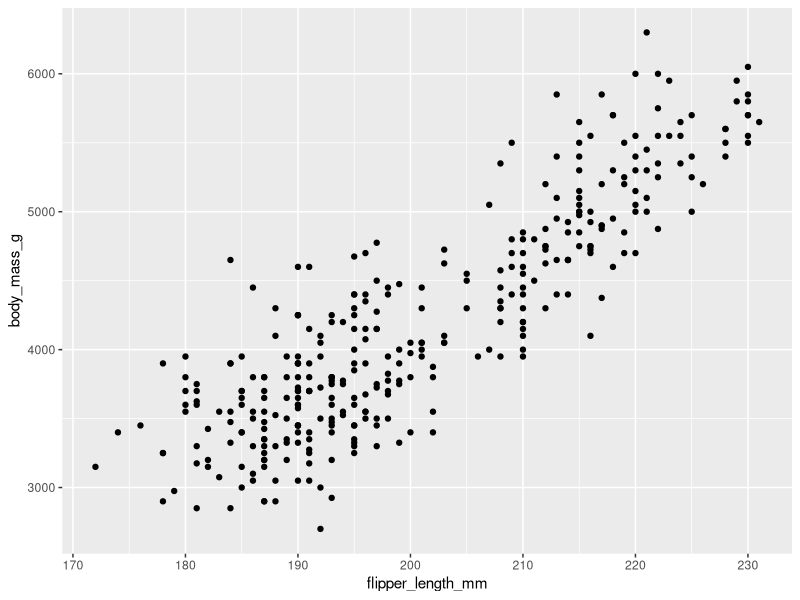
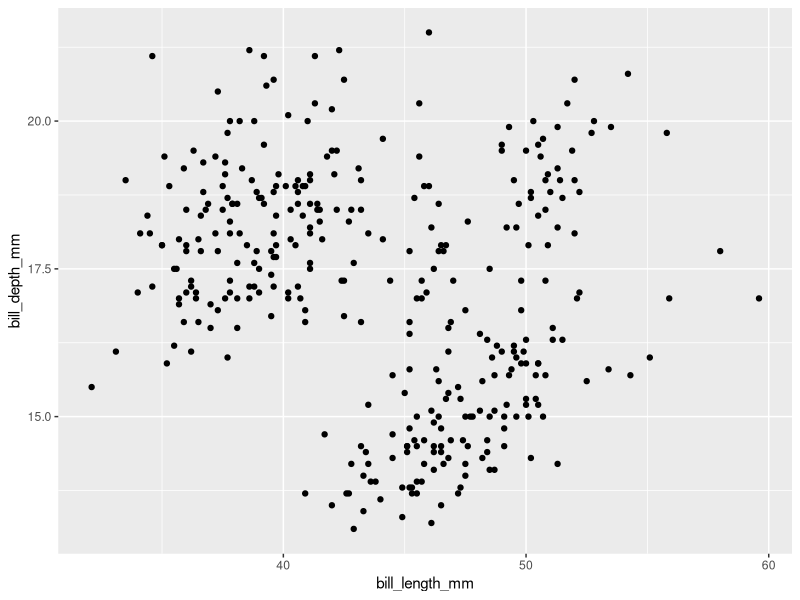
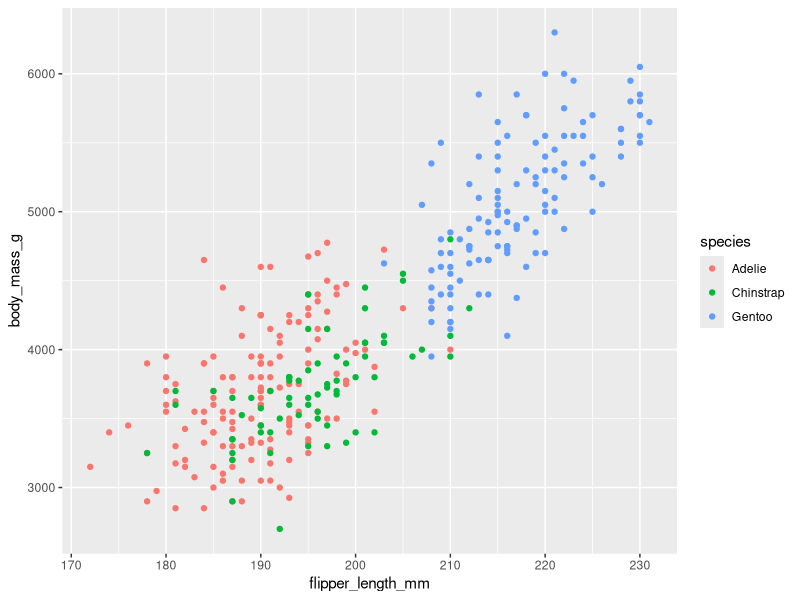
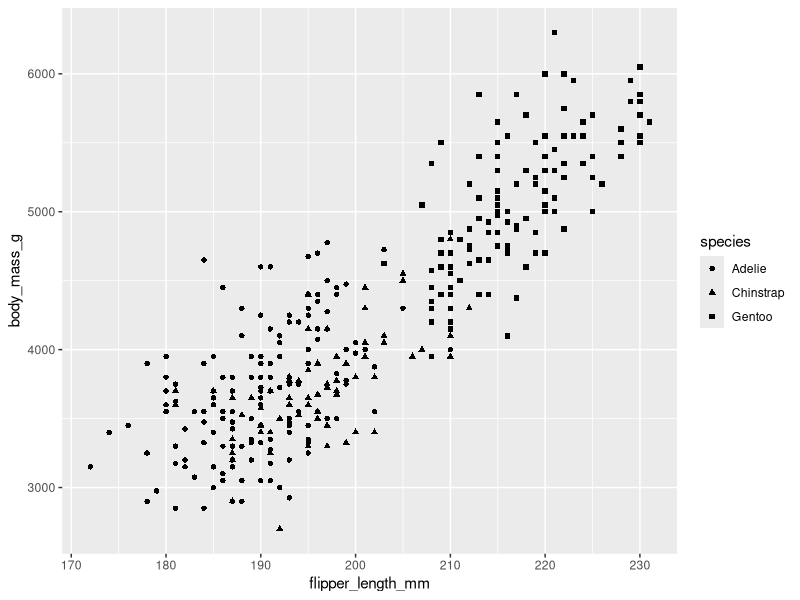
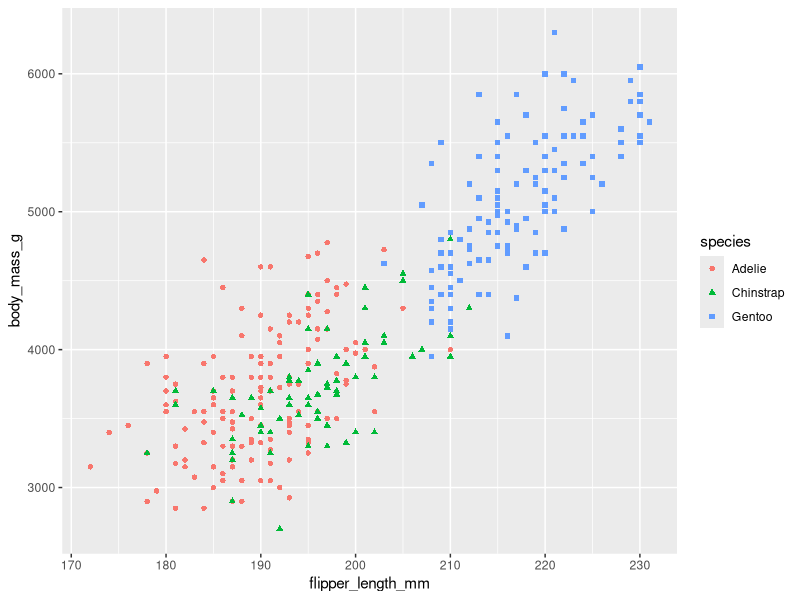
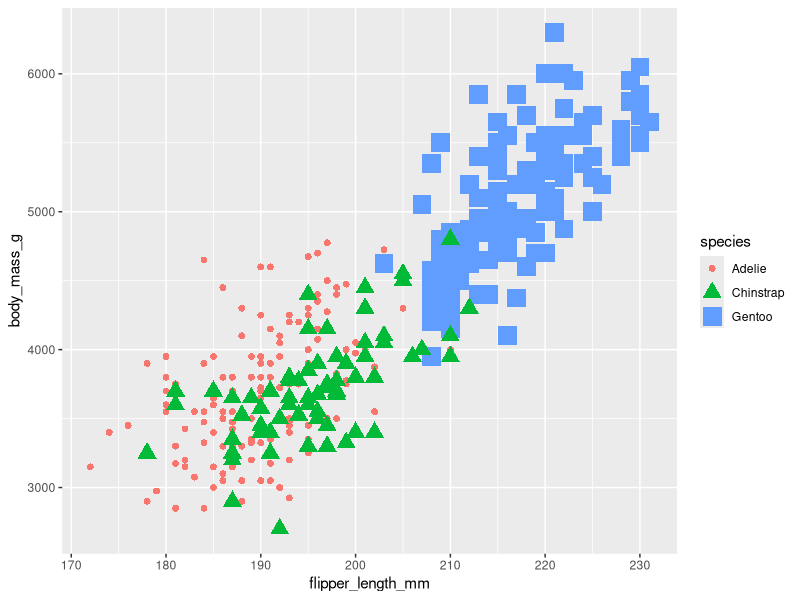
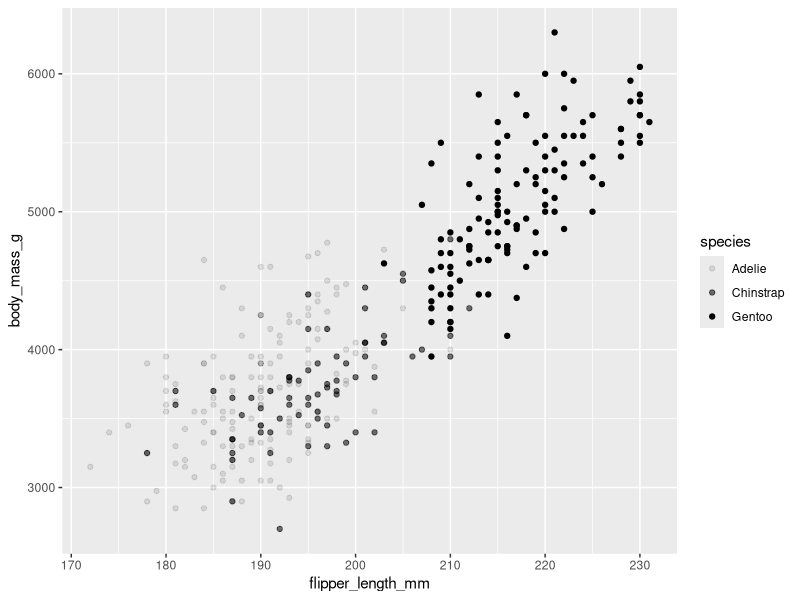
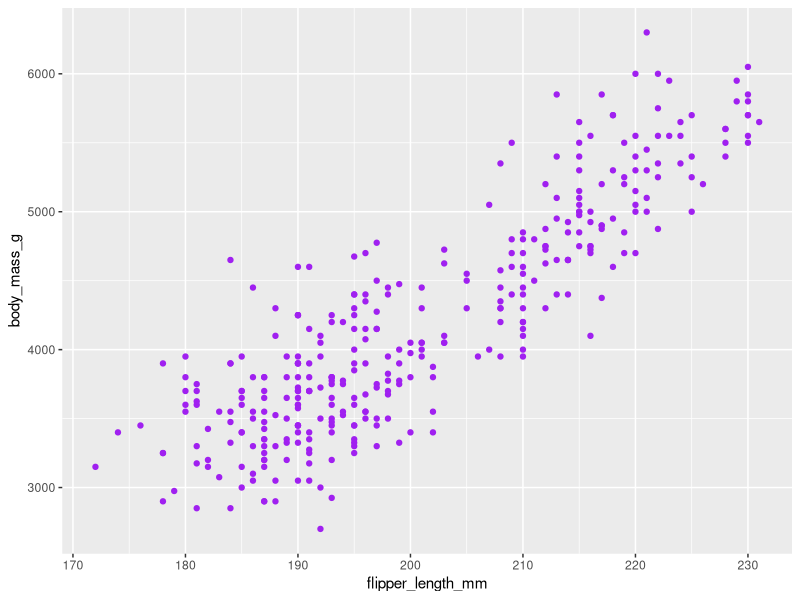

The R script that drew these images, in order:
install.packages("ggplot2")

install.packages("palmerpenguins")

library(ggplot2)
library(palmerpenguins)

data("penguins")

View(penguins)

ggplot(data = penguins) + geom_point(mapping = aes(x=flipper_length_mm, y=body_mass_g))

ggplot(data = penguins) + geom_point(mapping = aes(x=bill_length_mm, y=bill_depth_mm))

ggplot(data = penguins) + geom_point(mapping = aes(x=flipper_length_mm, y=body_mass_g,color=species))

ggplot(data = penguins) + geom_point(mapping = aes(x=flipper_length_mm, y=body_mass_g,shape=species))

ggplot(data = penguins) + geom_point(mapping = aes(x=flipper_length_mm, y=body_mass_g,shape=species,color=species))

ggplot(data = penguins) + geom_point(mapping = aes(x=flipper_length_mm, y=body_mass_g,shape=species,color=species,size=species))

ggplot(data = penguins) + geom_point(mapping = aes(x=flipper_length_mm, y=body_mass_g,alpha=species))

ggplot(data = penguins) + geom_point(mapping = aes(x=flipper_length_mm, y=body_mass_g),color="purple")

ggplot(data = penguins) + geom_smooth(mapping = aes(x=flipper_length_mm, y=body_mass_g))

ggplot(data = penguins) + geom_smooth(mapping = aes(x=flipper_length_mm, y=body_mass_g)) +
  geom_point(mapping = aes(x=flipper_length_mm, y=body_mass_g))

ggplot(data = penguins) + geom_point(mapping = aes(x=flipper_length_mm, y=body_mass_g,color=species))+
  facet_grid(sex~species)

ggplot(data = penguins) + geom_point(mapping = aes(x=flipper_length_mm, y=body_mass_g,color=species))+
  facet_grid(~species)

ggplot(data = penguins) + geom_point(mapping = aes(x=flipper_length_mm, y=body_mass_g,color=species))+
  facet_grid(~sex)

ggplot(data = penguins) + geom_smooth(mapping = aes(x=flipper_length_mm, y=body_mass_g,linetype=species))

ggplot(data = penguins) + geom_smooth(mapping = aes(x=flipper_length_mm, y=body_mass_g)) +
  geom_jitter(mapping = aes(x=flipper_length_mm, y=body_mass_g))

ggplot(data = penguins) + geom_point(mapping = aes(x=flipper_length_mm, y=body_mass_g,color=species)) + 
  facet_wrap(~species)

ggplot(data = penguins) + geom_point(mapping = aes(x=flipper_length_mm, y=body_mass_g,color=species)) +
  labs(title="Palmer Penguins: Body Mass vs. Flipper Length" )

ggplot(data = penguins) + geom_point(mapping = aes(x=flipper_length_mm, y=body_mass_g,color=species)) +
  labs(title="Palmer Penguins: Body Mass vs. Flipper Length", subtitle = "Sample of Three Penguin Species" )

ggplot(data = penguins) + geom_point(mapping = aes(x=flipper_length_mm, y=body_mass_g,color=species)) +
  labs(title="Palmer Penguins: Body Mass vs. Flipper Length", subtitle = "Sample of Three Penguin Species",
       caption = "Data collected by Dr. Kristen Gorman")

ggplot(data = penguins) + geom_point(mapping = aes(x=flipper_length_mm, y=body_mass_g,color=species)) +
  labs(title="Palmer Penguins: Body Mass vs. Flipper Length", subtitle = "Sample of Three Penguin Species",
       caption = "Data collected by Dr. Kristen Gorman")+
  annotate("text",x=220, y=3500, label="The Gentoos are the largest",color="purple", 
           fontface="bold",size=4.5,angle=25)

p <- ggplot(data = penguins) + geom_point(mapping = aes(x=flipper_length_mm, y=body_mass_g,color=species)) +
  labs(title="Palmer Penguins: Body Mass vs. Flipper Length", subtitle = "Sample of Three Penguin Species",
       caption = "Data collected by Dr. Kristen Gorman")

p+annotate("text",x=220, y=3500, label="The Gentoos are the largest")

ggsave("Three Penguin Species.png")

